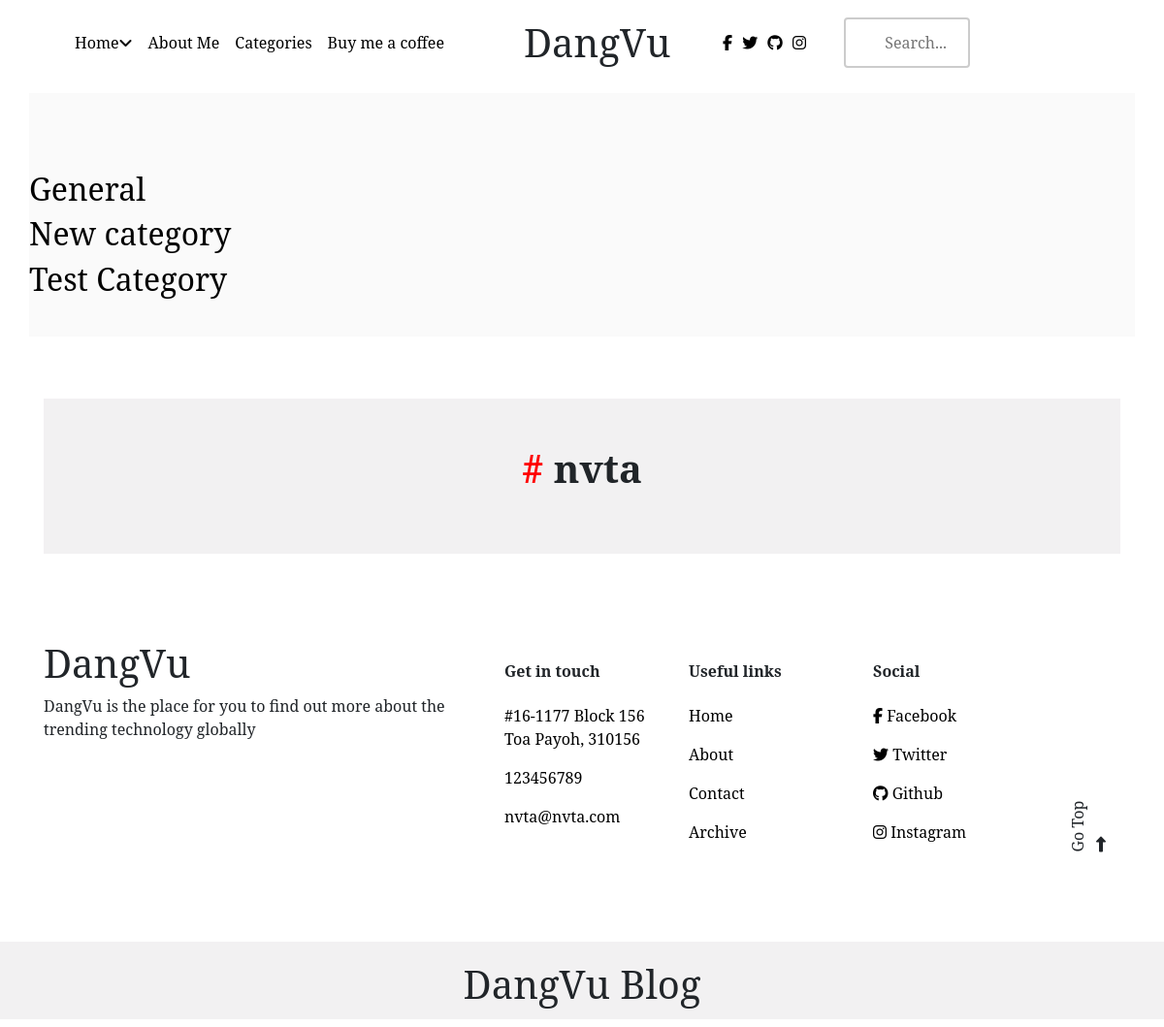
The page /categories on the database its author committed.
### articles/models.py (models this page shows, shortened)
class Category(models.Model):
    created_at = models.DateTimeField(auto_now_add=True)
    title = models.CharField(max_length=255, default='General')
    slug = models.SlugField(default='')
    class Meta:
        verbose_name = "Category"
        verbose_name_plural = "Categories"
        ordering = ['title']

### articles/views.py (the view)
# urls.py: path('categories', views.category_list, name="categories_list"),
def category_list(request):
    categories = Category.objects.all() # this will get all categories, you can do some filtering if you need (e.g. excluding categories without posts in it)
    return render (request, 'articles/categories_list.html', {'categories': categories})

### articles/templates/articles/categories_list.html
{% extends 'base_layout.html'%}
{% block content%}
	<section class="section-body container">
		<div class = "category">
			{% for cat in categories %}
					<h2><a href='/categories/{{cat.slug}}'>{{cat.title }}</a></h2>
			{% endfor %}
		</div>
	</section>
{% endblock%}

### assets/newIndex.css (style rules this page uses)
* { font-family: "Noto Serif", serif; }
a { color: black; }
.section-body { background-color: #FAFAFA; margin-bottom: 4em; padding: 5em 0 2em 0; }

### rows shown on the page
Category: title "General"
Category: title "New category"
Category: title "Test Category"
